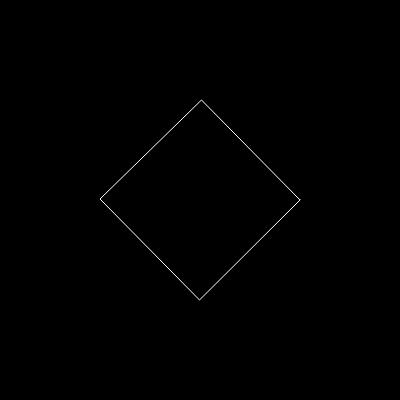
Frame 1 (no input)
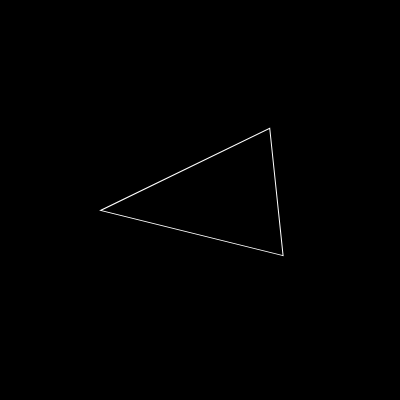
Frame 60 (no input)
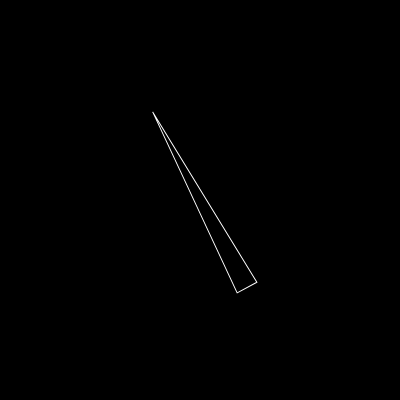
Frame 120 (the mouse pressed at the canvas centre since frame 60)

The p5.js sketch that drew these frames (run headless with seeded random() and noise() and a simulated clock; from frame 60 on, the mouse is pressed at the canvas centre):

// p5.js sketch
// ── sketch.js
let rotation = 0;
let time = 0

function setup() {
  createCanvas(400, 400);
  colorMode(HSL);
  // background(0)
}

function draw() {
  background(0, 0, 0);
  noFill();
  stroke(255);
  translate(200, 200);
  rotate(rotation);
  beginShape();
  g =  map(sin(time), -1, 1, 0.01, PI)

  for (let i = 0; i < TWO_PI; i += g) {
    const radius = 100;
    const angle = i;
    let x = cos(angle) * radius;
    let y = sin(angle) * radius;
    vertex(x, y);
  }

  endShape(CLOSE);
  rotation += 0.01;
  time += 0.01
}
